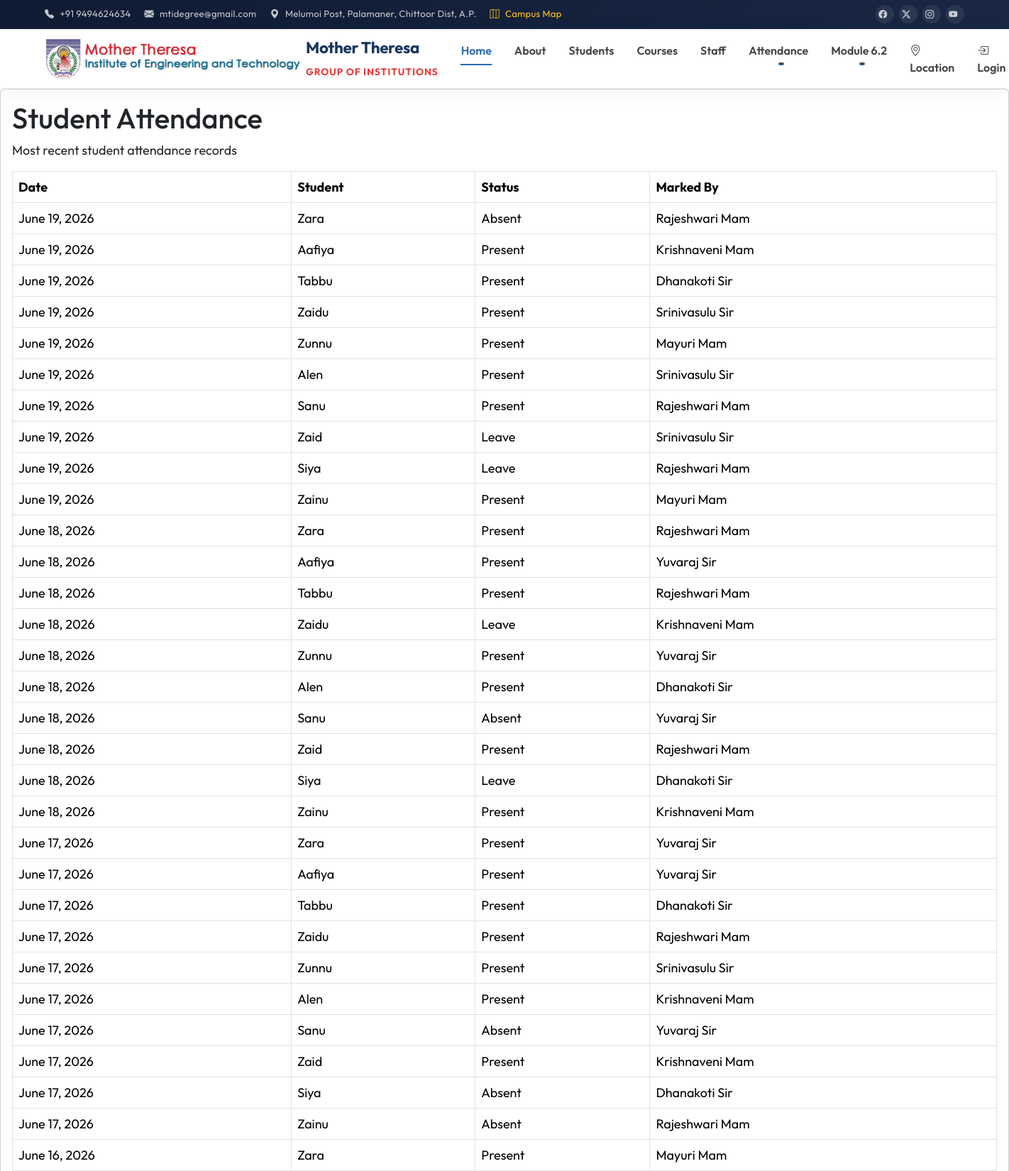
Page /attendance/students/ (upper part) on the committed database.
### college/models.py (models this page shows, shortened)
class StudentAttendance(models.Model):
    STATUS_CHOICES = [
        ('Present', 'Present'),
        ('Absent', 'Absent'),
        ('Leave', 'Leave'),
    ]
    date = models.DateField()
    student = models.ForeignKey(Student, on_delete=models.CASCADE, related_name='student_attendance')
    marked_by = models.ForeignKey(Staff, on_delete=models.SET_NULL, null=True, blank=True,
                                  related_name='marked_student_attendance')
    status = models.CharField(max_length=20, choices=STATUS_CHOICES)
    class Meta:
        unique_together = ('date', 'student')

class Student(models.Model):
    roll = models.CharField(max_length=20, unique=True)
    name = models.CharField(max_length=100)
    email = models.EmailField(unique=True)
    department = models.ForeignKey(Department, on_delete=models.CASCADE, related_name='students')
    courses = models.ManyToManyField(Course, related_name='students', blank=True)
    is_active = models.BooleanField(default=True)

class Staff(models.Model):
    name = models.CharField(max_length=100)
    email = models.EmailField(unique=True)
    department = models.ForeignKey(Department, on_delete=models.CASCADE, related_name='staff_members')
    is_active = models.BooleanField(default=True)

### college/views.py (the view)
# urls.py: path('attendance/students/', views.student_attendance_list, name='student_attendance'),
def student_attendance_list(request):
    student_attendance = StudentAttendance.objects.select_related('student', 'marked_by').order_by('-date')[:50]
    return render(request, 'college/student_attendance.html', {'student_attendance': student_attendance})

### templates/college/student_attendance.html
{% extends 'base.html' %}
{% block content %}
<div class="row">
    <div class="col-12">
        <div class="card shadow-sm">
            <div class="card-body">
                <h1 class="card-title">Student Attendance</h1>
                <p class="card-text">Most recent student attendance records</p>
                <table class="table table-bordered table-hover mt-3">
                    <thead>
                        <tr>
                            <th>Date</th>
                            <th>Student</th>
                            <th>Status</th>
                            <th>Marked By</th>
                        </tr>
                    </thead>
                    <tbody>
                        {% for attendance in student_attendance %}
                            <tr>
                                <td>{{ attendance.date }}</td>
                                <td>{{ attendance.student.name }}</td>
                                <td>{{ attendance.status }}</td>
                                <td>{% if attendance.marked_by %}{{ attendance.marked_by.name }}{% else %}-{% endif %}</td>
                            </tr>
                        {% empty %}
                            <tr>
                                <td colspan="4">No attendance records found.</td>
                            </tr>
                        {% endfor %}
                    </tbody>
                </table>
            </div>
        </div>
    </div>
</div>
{% endblock %}

### templates/base.html (style rules this page uses)
:root { --primary: #1a365d; --primary-light: #2b6cb0; --accent: #e53e3e; --gradient-1: linear-gradient(135deg, #667eea 0%, #764ba2 100%); --gradient-2: linear-gradient(135deg, #f093fb 0%, #f5576c 100%); --gradient-3: linear-gradient(135deg, #4facfe 0%, #00f2fe 100%); --gradient-4: linear-gradient(135deg, #43e97b 0%, #38f9d7 100%); }
* { scroll-behavior: smooth; }
body { padding-top: 0; font-family: 'Outfit', 'Segoe UI', system-ui, sans-serif; overflow-x: hidden; font-size: 18px; }

### rows in the picture
StudentAttendance: date "June 19, 2026", student.name "Zara", status "Absent", marked_by.name "Rajeshwari Mam"
StudentAttendance: date "June 19, 2026", student.name "Aafiya", status "Present", marked_by.name "Krishnaveni Mam"
StudentAttendance: date "June 19, 2026", student.name "Tabbu", status "Present", marked_by.name "Dhanakoti Sir"
StudentAttendance: date "June 19, 2026", student.name "Zaidu", status "Present", marked_by.name "Srinivasulu Sir"
StudentAttendance: date "June 19, 2026", student.name "Zunnu", status "Present", marked_by.name "Mayuri Mam"
StudentAttendance: date "June 19, 2026", student.name "Alen", status "Present", marked_by.name "Srinivasulu Sir"
StudentAttendance: date "June 19, 2026", student.name "Sanu", status "Present", marked_by.name "Rajeshwari Mam"
StudentAttendance: date "June 19, 2026", student.name "Zaid", status "Leave", marked_by.name "Srinivasulu Sir"
StudentAttendance: date "June 19, 2026", student.name "Siya", status "Leave", marked_by.name "Rajeshwari Mam"
StudentAttendance: date "June 19, 2026", student.name "Zainu", status "Present", marked_by.name "Mayuri Mam"
StudentAttendance: date "June 18, 2026", student.name "Zara", status "Present", marked_by.name "Rajeshwari Mam"
StudentAttendance: date "June 18, 2026", student.name "Aafiya", status "Present", marked_by.name "Yuvaraj Sir"
StudentAttendance: date "June 18, 2026", student.name "Tabbu", status "Present", marked_by.name "Rajeshwari Mam"
StudentAttendance: date "June 18, 2026", student.name "Zaidu", status "Leave", marked_by.name "Krishnaveni Mam"
StudentAttendance: date "June 18, 2026", student.name "Zunnu", status "Present", marked_by.name "Yuvaraj Sir"
StudentAttendance: date "June 18, 2026", student.name "Alen", status "Present", marked_by.name "Dhanakoti Sir"
StudentAttendance: date "June 18, 2026", student.name "Sanu", status "Absent", marked_by.name "Yuvaraj Sir"
StudentAttendance: date "June 18, 2026", student.name "Zaid", status "Present", marked_by.name "Rajeshwari Mam"
StudentAttendance: date "June 18, 2026", student.name "Siya", status "Leave", marked_by.name "Dhanakoti Sir"
StudentAttendance: date "June 18, 2026", student.name "Zainu", status "Present", marked_by.name "Krishnaveni Mam"
StudentAttendance: date "June 17, 2026", student.name "Zara", status "Present", marked_by.name "Yuvaraj Sir"
StudentAttendance: date "June 17, 2026", student.name "Aafiya", status "Present", marked_by.name "Yuvaraj Sir"
StudentAttendance: date "June 17, 2026", student.name "Tabbu", status "Present", marked_by.name "Dhanakoti Sir"
StudentAttendance: date "June 17, 2026", student.name "Zaidu", status "Present", marked_by.name "Rajeshwari Mam"
StudentAttendance: date "June 17, 2026", student.name "Zunnu", status "Present", marked_by.name "Srinivasulu Sir"
StudentAttendance: date "June 17, 2026", student.name "Alen", status "Present", marked_by.name "Krishnaveni Mam"
StudentAttendance: date "June 17, 2026", student.name "Sanu", status "Absent", marked_by.name "Yuvaraj Sir"
StudentAttendance: date "June 17, 2026", student.name "Zaid", status "Present", marked_by.name "Krishnaveni Mam"
StudentAttendance: date "June 17, 2026", student.name "Siya", status "Absent", marked_by.name "Dhanakoti Sir"
StudentAttendance: date "June 17, 2026", student.name "Zainu", status "Absent", marked_by.name "Rajeshwari Mam"
StudentAttendance: date "June 16, 2026", student.name "Zara", status "Present", marked_by.name "Mayuri Mam"
